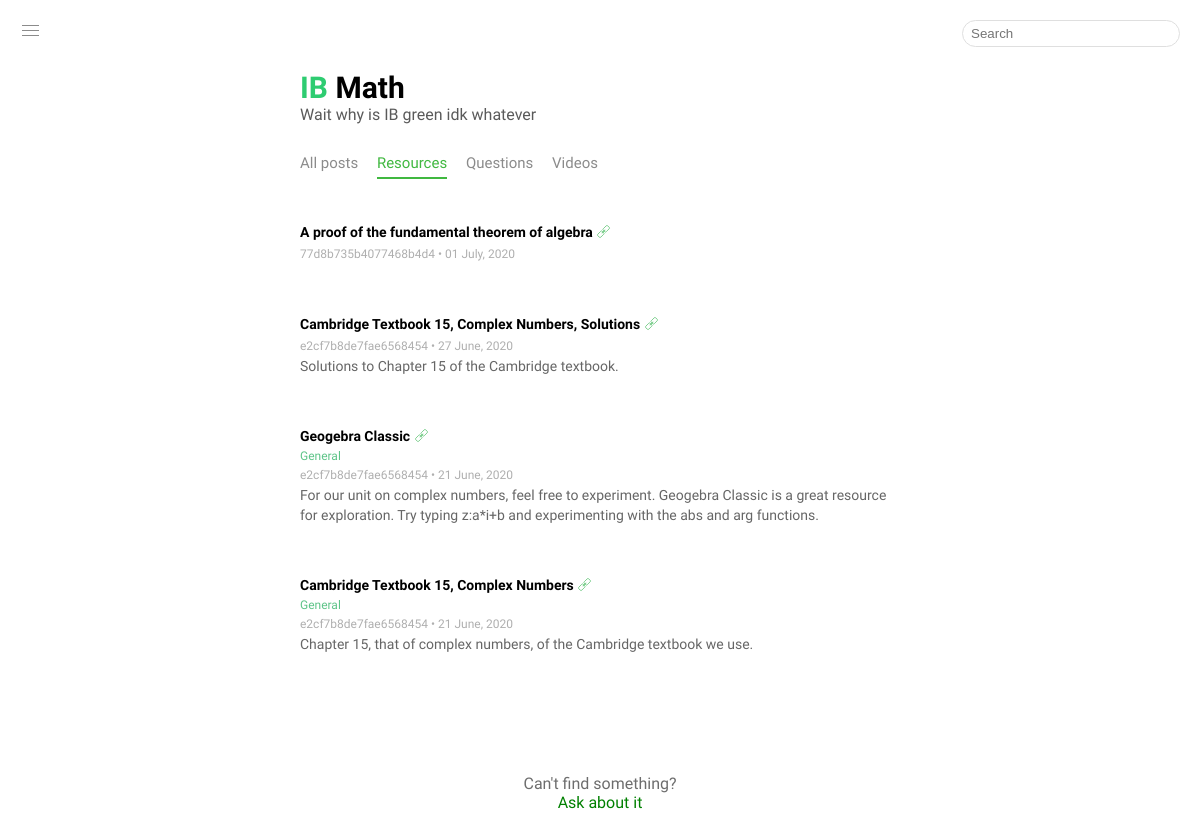
Page /Resources on the earlier database version.
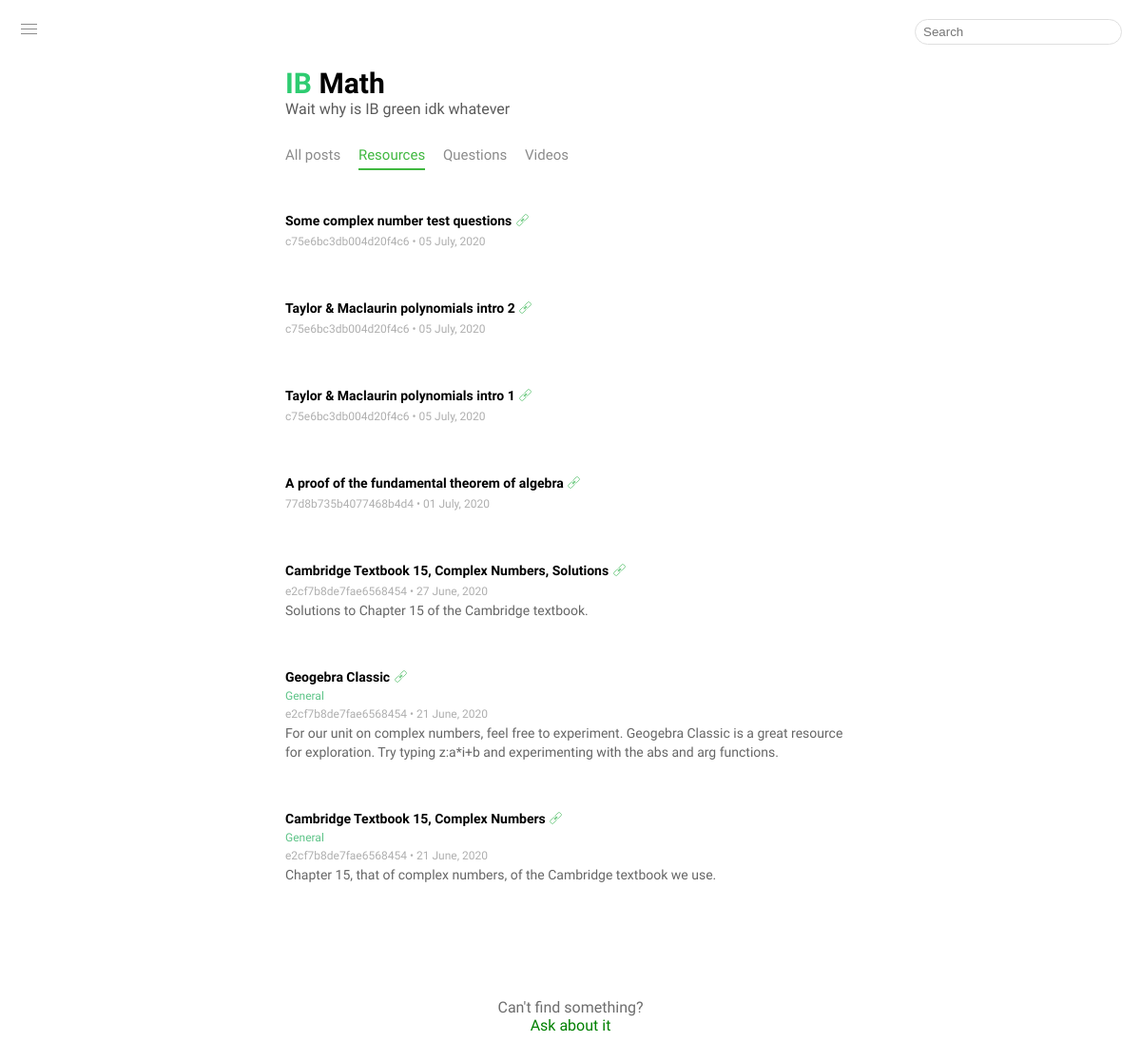
Same page on the later database version.
### tables this page shows
CREATE TABLE posts (id INTEGER PRIMARY KEY, type text, title text, url text, user_content text, user_update text, admin_content text, admin_update text, location text, parent_post_id text, poster text);

### main.py (the view)
@app.route('/Resources')
def resources():
  posts = safe_search(request, select_query("type='resource'"))
  return render_template('index.html', location = 'Resources', posts = posts)

### db_init.py (called while the page is built)
def select_query(q):
  with sq.connect('Posts.db') as c:
    if q == '':
      return select_all()
    return c.execute('SELECT * FROM posts WHERE ' + q).fetchall()[::-1]

### main.py (called while the page is built)
def safe_search(req, default):
  return default if not req.args.get('query') else search(req)

@app.context_processor
def override_url_for():
  return dict(url_for = dated_url_for)

def dated_url_for(endpoint, **vals):
  if endpoint == 'static':
    filename = vals.get('filename', None)
    if filename:
      file_path = os.path.join(app.root_path, endpoint, filename)
      vals['q'] = int(os.stat(file_path).st_mtime)
  return url_for(endpoint, **vals)

### templates/index.html (shortened to what this page needs)
{% extends 'layout.html' %}
{% block content %}
  {% for post in posts %}
    <a class = 'post' href = '/page?id={{post[0]}}'>
      {% if post[1] == 'video' %}
        <div class = 'video-post'>
          {{post[2]}}
          <iframe allowtransparency = 'true' frameBorder = '0' src = '{{post[3]}}' seamless allowfullscreen>Your device does not support this iframe</iframe>
        </div>
      {% elif post[1] == 'question' %}
        <div class = 'question-post'>
          {{post[2]}}
        </div>
      {% elif post[1] == 'resource' %}
        <div class = 'resource-post'>
          {{post[2]}} <div class ='link-icon-holder'><div class="link icon"></div></div>
        </div>
      {% elif post[1] == 'text' %}
        <div class = 'question-post'>
          {{post[2]}}
        </div>
      {% endif %}
      <div class = 'info'>
        <div class = 'tags'>
          {{post[-3]}}
        </div>
        {% if post[1] in ['resource', 'video', 'text'] %}
          <span class = 'user admin-username'>  {{post[-1]}}</span>
        {% else %}
          <span class = 'user'>  {{post[-1]}}</span>
        {% endif %}
        &bull; {{post[5]}}
      </div>
      <div class = 'description'>
        {% if post[4] == '' %}
        {% else %}
          {{post[4]|safe}}
        {% endif %}
      </div>
    </a>
  {% endfor %}
{% endblock %}

### templates/layout.html (shortened to what this page needs)
{% extends 'base_layout.html' %}
{% block page %}
  <div id = 'container'>
    <div id = 'head'>
      <div id = 'title'>
        <span style = 'color: #2ECC71'>IB </span>Math
      </div>
      <div id = 'subtitle'>
        Wait why is IB green idk whatever
      </div>
    </div>
    <div id = 'location'>
      {% for l in ['All posts', 'Resources', 'Questions', 'Videos'] %}
        {% if l == location %}
          <a class = 'location' id = 'here' href = 'https://ibmath--ryan-jacobjacob.repl.co/{{l}}'>{{l}}</a>
        {% else %}
          <a class = 'location' href = 'https://ibmath--ryan-jacobjacob.repl.co/{{l}}'>{{l}}</a>
        {% endif %}
      {% endfor %}
    </div>
    <div id = 'stream'>
      {% block content %}
      {% endblock %}
    </div>
    {% if True %}
      <center>
        <div id = 'looking-for'>
        Can't find something?<br>
          <a href = '/ask' id = 'say-something'>
            Ask about it
          </a>
        </div>
      </center>
    {% endif %}
  </div>
{% endblock %}

### templates/base_layout.html (shortened to what this page needs)
<!DOCTYPE HTML>
<html>
	<head>
    <link rel = 'stylesheet' href = '{{url_for("static", filename = "style.css")}}'>
	</head>
	<body>
    <form action = '/{{location}}' id = 'form'>
      <input name = 'query' type = 'text' id = 'query' placeholder = 'Search'></input>
    </form>
    <div id = 'menu-button'>
      <div class="menu icon"></div>
    </div>
    {% block page %}
    {% endblock %}
	</body>
</html>

### static/style.css (style rules this page uses)
body { margin: 0; background-color: white; //filter: invert(1); }
#container { width: 50%; min-width: 400px; left: 50%; transform: translateX(-50%); position: absolute; font-family: 'Work Sans', sans-serif; transition: transform 0.5s; //border: 1px solid red; }
#title { font-weight: bold; font-size: 30px; margin-top: 70px; //50px; }
#subtitle { color: rgb(90, 90, 90); //margin-bottom: 40px; }
#location { font-size: 15px; //color: rgb(139, 139, 139); margin-top: 30px; }
.location { display: inline; margin-right: 15px; //border-radius: 5px; padding: 0; padding-bottom: 5px; color: rgb(139, 139, 139); transition: color 0.5s; }
#here, #current-category { color: rgb(64, 184, 64); animation: border-reveal 1.5s; }
#here { border-bottom: 2px solid rgb(64, 184, 64); }
#stream { //margin-top: 32px; //margin-top: 100px; margin-top: 10px; // this is so lazy, find the damn mistake instead of cheating like this, you don\'t know the ramifications of doing this }
.post { font-size: 14px; padding: 0; //padding-left: 5px; //border-left: 3px solid rgb(214, 214, 214); //border-radius: 3px; //border: 1px solid black; }
.question-post, .resource-post { //border: 1px solid black; height: 20px; line-height: 20px; white-space: nowrap; }
.question-post, .video-post, .resource-post { margin-top: 50px; //30px; }
.question-post::first-line, .video-post::first-line, .resource-post::first-line { font-weight: 600; color: black; }
.question-post, .description, .resource-post { text-overflow: ellipsis; overflow: hidden; }
.description { color: rgb(102, 102, 102); line-height: 20px; max-height: 60px; }
.info { font-size: 12px; color: rgb(175, 175, 175); //color: rgb(150, 150, 150); margin: 3px 0 3px 0; }
a, a:hover, a:active, a:visited { text-decoration: none; }
#query, #query:focus { //width: 130px; width: 200px; border: 1px solid rgb(223, 223, 223); outline: none; border-radius: 15px; padding: 5px 8px 5px 8px; position: absolutely; }
#form { //display: inline-block; float: right; //margin-top: -5px; margin: 20px; }
.user { //color: rgb(130, 175, 132); //color:rgb(131, 204, 131); }
#looking-for { width: 200px; position: relative; margin-top: 120px; margin-bottom: 130px; color: rgb(109, 109, 109); }
#say-something { color: green; }
.menu.icon { color: rgb(139, 139, 139); position: absolute; margin-left: 2px; margin-top: 10px; width: 17px; height: 1px; background-color: currentColor; }
.menu.icon:before { content: ''; position: absolute; top: -5px; left: 0; width: 17px; height: 1px; background-color: currentColor; }
.menu.icon:after { content: ''; position: absolute; top: 5px; left: 0; width: 17px; height: 1px; background-color: currentColor; }
#menu-button { //border: 1px solid blue; width: 20px; height: 20px; position: fixed; margin: 20px; z-index: 2; }
.location:hover, #menu-button, .question-title, .directory-item:hover { color: rgb(196, 196, 196); }
.admin-username { //color: rgb(78, 168, 78); }
.link.icon { color: rgb(84, 192, 107); position: absolute; margin-left: 4px; margin-top: 8px; width: 7px; height: 1px; background-color: currentColor; -webkit-transform: rotate(-45deg); transform: rotate(-45deg) scale(0.7); }
.link.icon:before { content: ''; position: absolute; top: -3px; left: -7px; width: 8px; height: 5px; border-radius: 2px; border: solid 1px currentColor; }
.link.icon:after { content: ''; position: absolute; top: -3px; right: -7px; width: 8px; height: 5px; border-radius: 2px; border: solid 1px currentColor; }
.link-icon-holder { //border: 1px solid black; display: inline-block; width: 14px; height: 14px; //float: right; }
.tags { color: rgb(94, 196, 136); margin-bottom: 5px; }

Differences in the rows shown:
added posts: title "Some complex number test questions", poster "c75e6bc3db004d20f4c6", user_update "05 July, 2020"
added posts: title "Taylor & Maclaurin polynomials intro 2", poster "c75e6bc3db004d20f4c6", user_update "05 July, 2020"
added posts: title "Taylor & Maclaurin polynomials intro 1", poster "c75e6bc3db004d20f4c6", user_update "05 July, 2020"
